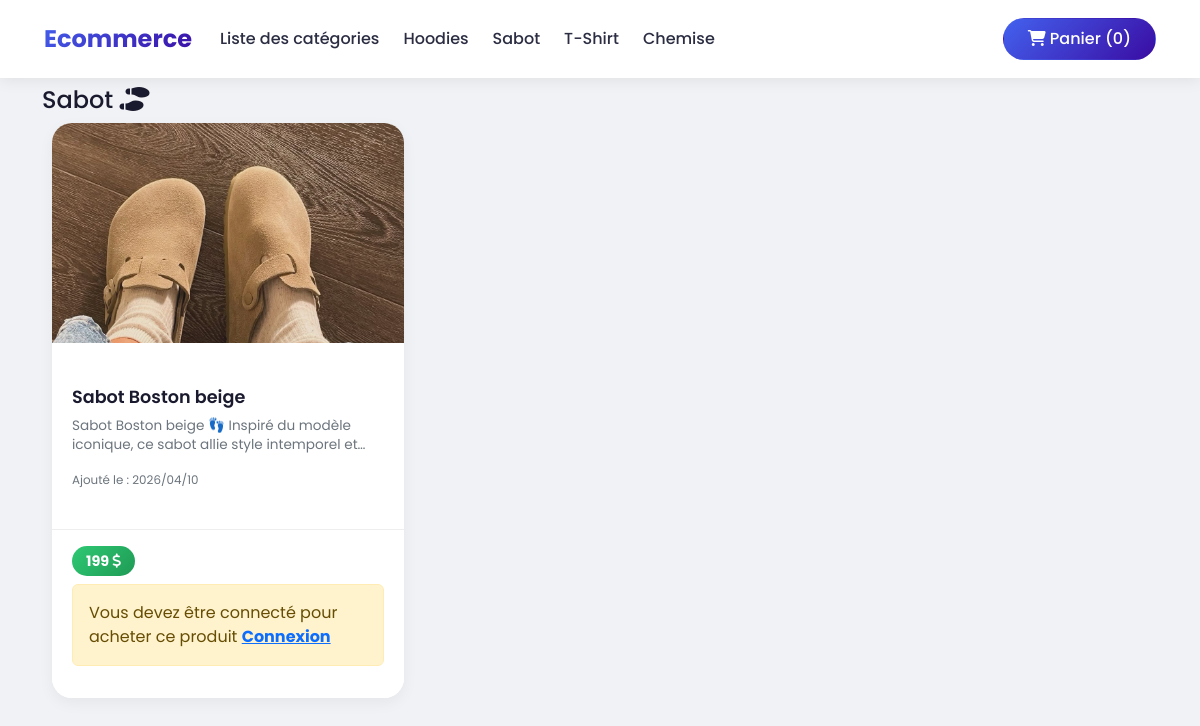
Page /front/categorie.php?id=2 on the committed database.
### tables this page shows
CREATE TABLE `categorie` (
  `id` int(11) NOT NULL,
  `libelle` varchar(100) NOT NULL,
  `description` varchar(255) NOT NULL,
  `date_creation` datetime NOT NULL DEFAULT current_timestamp(),
  `icone` varchar(200) NOT NULL
);

CREATE TABLE `produit` (
  `id` int(11) NOT NULL,
  `libelle` varchar(100) NOT NULL,
  `prix` decimal(10,0) NOT NULL,
  `discount` int(11) NOT NULL,
  `id_categorie` int(11) NOT NULL,
  `date_creation` datetime NOT NULL,
  `description` varchar(255) NOT NULL,
  `image` varchar(150) NOT NULL
);

### front/categorie.php (the view, shortened to what this page needs)
<?php
require_once '../include/database.php';
$id = $_GET['id'];
$sqlState = $pdo->prepare("SELECT * FROM categorie WHERE id=?");
$sqlState->execute([$id]);
$categorie = $sqlState->fetch(PDO::FETCH_ASSOC);
$sqlState = $pdo->prepare("SELECT * FROM produit WHERE id_categorie=?");
$sqlState->execute([$id]);
$produits = $sqlState->fetchAll(PDO::FETCH_OBJ);
?>
<!doctype html>
<html lang="en">
<head>
    <?php include '../include/head_front.php' ?>
</head>
<body>
<?php include '../include/nav_front.php' ?>
<div class="container py-2">
    <h4><?php echo $categorie['libelle'] ?> <span class="fa <?php echo $categorie['icone'] ?>"></span></h4>
    <div class="container">
        <div class="row">
            <?php require_once '../include/front/product/afficher_product.php'; ?>
        </div>
    </div>
</div>
</body>
</html>

### include/front/product/afficher_product.php (shortened to what this page needs)
<?php
foreach ($produits as $produit) {
    $idProduit = $produit->id;
    ?>
    <div class="col-md-4 mb-4">
        <div class="card h-100">
            <img class="card-img-top w-100 mx-auto" src="../upload/produit/<?= $produit->image ?>" alt="Card image cap">
            <div class="card-body">
                <a href="produit.php?id=<?php echo $idProduit ?>" class="btn stretched-link"></a>
                <h5 class="card-title"><?= $produit->libelle ?></h5>
                <p class="card-text"><?= $produit->description ?></p>
                <p class="card-text"><small class="text-muted">Ajouté le
                        : <?= date_format(date_create($produit->date_creation), 'Y/m/d') ?></small></p>
            </div>
            <div class="card-footer bg-white" style="z-index: 10">
                <?php if (!empty($produit->discount)): ?>
                    <div class="h5"><span class="badge rounded-pill text-bg-danger"><strike> <?= $produit->prix ?></strike> <i
                                class="fa fa-solid fa-dollar"></i></span></div>
                    <div class="h5"><span class="badge rounded-pill text-bg-success">Solde :
                            <?= calculerRemise($produit->prix, $produit->discount) ?> <i
                                class="fa fa-solid fa-dollar"></i></span></div>
                <?php else: ?>
                    <div class="h5"><span class="badge rounded-pill text-bg-success"><?= $produit->prix ?> <i
                                class="fa fa-solid fa-dollar"></i></span></div>
                <?php endif; ?>
                <?php include '../include/front/counter.php' ?>
            </div>
        </div>
    </div>
    <?php
}
    ?>

### include/front/counter.php (shortened to what this page needs)
<div>
    <?php
    $idUtilisateur = $_SESSION['utilisateur']['id'] ?? 0;
    $panierUtilisateur = $_SESSION['panier'][$idUtilisateur] ?? [];
    if (isset($panierUtilisateur[$idProduit])) {
        if (is_array($panierUtilisateur[$idProduit])) {
            $qty = $panierUtilisateur[$idProduit]['quantite'];
            $tailleStockee = $panierUtilisateur[$idProduit]['taille'] ?? '';
        } else {
            $qty = $panierUtilisateur[$idProduit];
            $tailleStockee = '';
        }
    } else {
        $qty = 0;
        $tailleStockee = '';
    }
    if ($qty == 0) {
        $button = '<i class="fa fa-light fa-cart-plus"></i>';
    } else {
        $button = '<i class="fa-solid fa-pencil"></i>';
    }
    ?>
    <?php if ($idUtilisateur !== 0): ?>
        <form method="post" class="counter d-flex" action="ajouter_panier.php">
            <button type="button" class="btn btn-primary mx-2 counter-moins" onclick="decrementQty(this)">-</button>
            <input type="hidden" name="id" value="<?php echo $idProduit ?>">
            <input type="hidden" name="taille" id="taille_<?php echo $idProduit ?>" value="<?php echo $tailleStockee ?>">
            <input class="form-control" value="<?php echo $qty ?>" type="number" name="qty"
                id="qty_<?php echo $idProduit ?>" max="99" style="width: 60px;" readonly>
            <button type="button" class="btn btn-primary mx-2 counter-plus" onclick="incrementQty(this)">+</button>
            <button class="btn btn-success btn-sm" type="submit" name="ajouter">
                <?= $button ?>
            </button>
            <?php if ($qty != 0): ?>
                <button formaction="supprimer_panier.php" class="btn btn-sm btn-danger mx-1" type="submit" name="supprimer">
                    <i class="fa-solid fa-trash"></i>
                </button>
            <?php endif; ?>
        </form>
        <script>
            function incrementQty(btn) {
                let form = btn.closest('form');
                let input = form.querySelector('input[name="qty"]');
                let newVal = parseInt(input.value) + 1;
                if (newVal <= 99) input.value = newVal;
            }
            function decrementQty(btn) {
                let form = btn.closest('form');
                let input = form.querySelector('input[name="qty"]');
                let newVal = parseInt(input.value) - 1;
                if (newVal >= 0) input.value = newVal;
            }
            // Récupérer la taille sélectionnée sur la page produit
            let sizeBtns = document.querySelectorAll('.size-btn');
            if (sizeBtns.length > 0) {
                sizeBtns.forEach(btn => {
                    btn.addEventListener('click', function () {
                        let taille = this.getAttribute('data-size');
                        let inputTaille = document.getElementById('taille_<?php echo $idProduit ?>');
                        if (inputTaille) inputTaille.value = taille;
                    });
                });
            }
        </script>
    <?php else: ?>
        <div class="alert alert-warning" role="alert">
            Vous devez être connecté pour acheter ce produit <strong><a href="../connexion.php">Connexion</a></strong>
        </div>
    <?php endif; ?>
</div>

### assets/css/style.css (style rules this page uses)
:root { --primary: #4361ee; --primary-dark: #3a0ca3; --secondary: #f72585; --success: #2ec973; --danger: #ef476f; --dark: #1a1a2e; --gray: #6c757d; --light: #f0f2f5; --white: #ffffff; }
* { margin: 0; padding: 0; box-sizing: border-box; }
body { font-family: "Poppins", sans-serif; background: var(--light); color: var(--dark); }
.card { border: none; border-radius: 20px; overflow: hidden; transition: all 0.3s; box-shadow: 0 5px 15px rgba(0, 0, 0, 0.05); background: var(--white); margin-bottom: 20px; }
.card-img-top { height: 220px; object-fit: cover; transition: transform 0.5s; }
.card-body { padding: 1.25rem; }
.card-title { font-size: 1.1rem; font-weight: 600; margin-bottom: 0.5rem; }
.card-text { font-size: 0.85rem; color: var(--gray); line-height: 1.4; display: -webkit-box; -webkit-line-clamp: 2; line-clamp: 2; -webkit-box-orient: vertical; overflow: hidden; }
.card-footer { background: var(--white) !important; border-top: 1px solid #eee; padding: 1rem 1.25rem; }
.badge.rounded-pill.text-bg-success { background: linear-gradient(135deg, var(--success), #1f9a55) !important; font-size: 0.9rem; padding: 8px 14px; }
.card { animation: fadeInUp 0.4s ease-out; }
.col-md-4, .col-md-6 { padding: 0 10px; margin-bottom: 20px; }
@media (min-width: 992px) { .col-md-4 { flex: 0 0 33.333333%; max-width: 33.333333%; } }
.card { height: 100%; display: flex; flex-direction: column; }
.card-body { flex: 1; }
.card-footer { margin-top: auto; }

### rows in the picture
categorie: libelle "Sabot"
produit: image (picture), libelle "Sabot Boston beige", description "Sabot Boston beige 👣 Inspiré du modèle iconique, ce sabot allie style intemporel…", date_creation "2026/04/10", prix "199"

### other values in the picture
$productCount "0"
